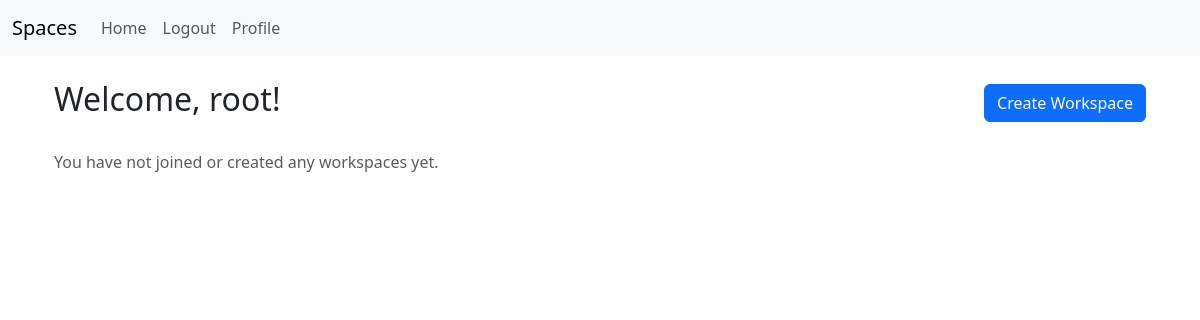
The app's page / (signed in), older data.
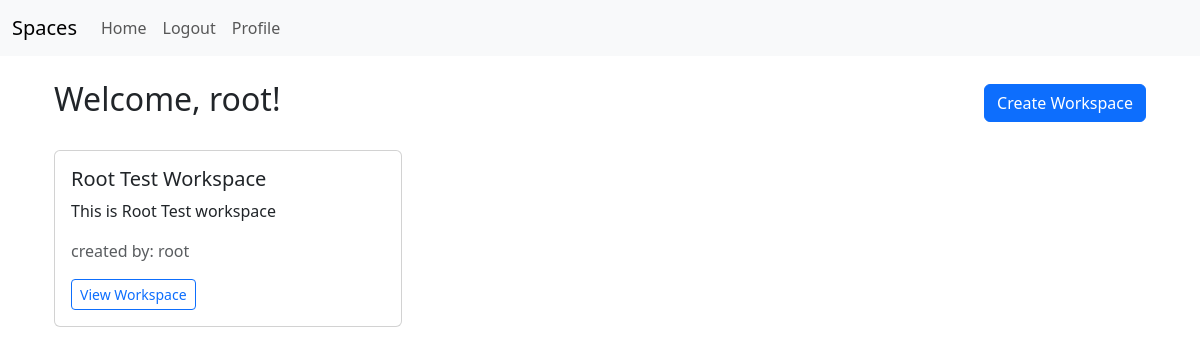
The same page, newer data.
### workspace/models.py (models this page shows, shortened)
class Workspace(models.Model):
    name = models.CharField(max_length=255)
    description = models.TextField(blank=True, null=True)
    creator = models.ForeignKey(User, on_delete=models.CASCADE, related_name='created_workspaces')
    members = models.ManyToManyField(User, related_name='workspaces')
    created_at = models.DateTimeField(auto_now_add=True)

### workspace/views.py (the view)
# urls.py: path('', views.workspace_home, name='workspace_home'),
def workspace_home(request):
    if request.user.is_authenticated:
        user_workspaces = Workspace.objects.filter(creator=request.user)
    else:
        user_workspaces = []  # Empty list for unauthenticated users
    context = {
        'user_workspaces': user_workspaces,
    }
    return render(request, 'workspace/index.html', context=context)

### workspace/templates/workspace/index.html (shortened to what this page needs)
{% extends 'user/base.html' %}
{% block content %}
<div class="container mt-4">
    {% if user.is_authenticated %}
        <div class="d-flex justify-content-between align-items-center mb-4">
            <h2>Welcome, {{ user.username }}!</h2>
            <a href="{% url 'create_workspace' %}" class="btn btn-primary">Create Workspace</a>
        </div>
        {% if user_workspaces %}
            <div class="row">
                {% for workspace in user_workspaces %}
                    <div class="col-md-4 mb-4">
                        <div class="card">
                            <div class="card-body">
                                <h5 class="card-title">{{ workspace.name }}</h5>
                                <p class="card-text">{{ workspace.description|default:"No description available." }}</p>
                                <span class="text-muted">created by: {{ workspace.creator }}</span>
                                <a href="#" class="btn btn-outline-primary btn-sm">View Workspace</a>
                            </div>
                        </div>
                    </div>
                {% endfor %}
            </div>
        {% else %}
            <p class="text-muted">You have not joined or created any workspaces yet.</p>
        {% endif %}
    {% endif %}
</div>
{% endblock %}

Row changes from the older to the newer data that the page shows:
added Workspace: name "Root Test Workspace", description "This is Root Test workspace", creator "root"
Text that changed along with them:
text no longer shown: "You have not joined or created any workspaces yet."
